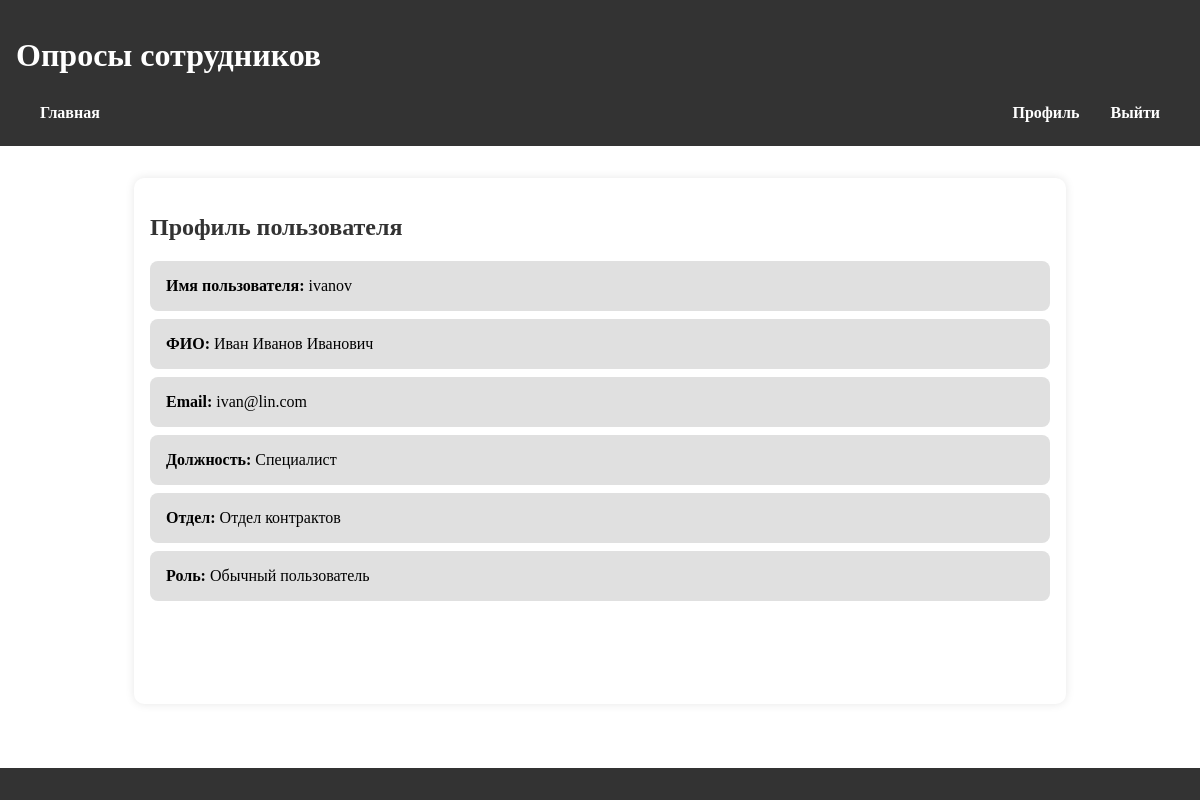
/profile/ (signed in), run on the app's committed database.
### polls/models.py (models this page shows, shortened)
class CustomUser(AbstractUser):
    full_name = models.CharField(max_length=150)
    position = models.CharField(max_length=100)
    department = models.CharField(max_length=100)
    ROLE_CHOICES = (
        ('user', 'Обычный пользователь'),
        ('manager', 'Руководитель'),
        ('admin', 'Администратор'),
    )
    role = models.CharField(max_length=10, choices=ROLE_CHOICES, default='user')

### polls/views.py (the view)
# urls.py: path('profile/', views.profile, name='profile'),
@login_required
def profile(request):
    if request.user.role == 'manager':
        return render(request, 'manager/profile.html', {'user': request.user})
    else:
        return render(request, 'registration/profile.html', {'user': request.user})

### templates/registration/profile.html (shortened to what this page needs)
<!DOCTYPE html>
<html lang="en">
    {% extends 'base_generic.html' %}
    {% load static %}
    {% block content %}
        <h2>Профиль пользователя</h2>
            <ul>
            <li><strong>Имя пользователя:</strong> {{ user.username }}</li>
            <li><strong>ФИО:</strong> {{ user.full_name }}</li>
            <li><strong>Email:</strong> {{ user.email }}</li>
            <li><strong>Должность:</strong> {{ user.position }}</li>
            <li><strong>Отдел:</strong> {{ user.department }}</li>
            <li><strong>Роль:</strong> {{ user.get_role_display }}</li>
            </ul>
    {% endblock %}

### polls/static/css/style.css (style rules this page uses)
html, body { height: 100%; margin: 0; padding: 0; display: flex; flex-direction: column; }
h2, h3 { color: #333; }
ul { list-style-type: none; padding: 0; }
li { background-color: #e0e0e0; margin: 0.5rem 0; padding: 1rem; border-radius: 8px; transition: background-color 0.3s; }

### data on the page
CustomUser: username "ivanov", full_name "Иван Иванов Иванович", email "ivan@lin.com", position "Специалист", department "Отдел контрактов", role "Обычный пользователь"
